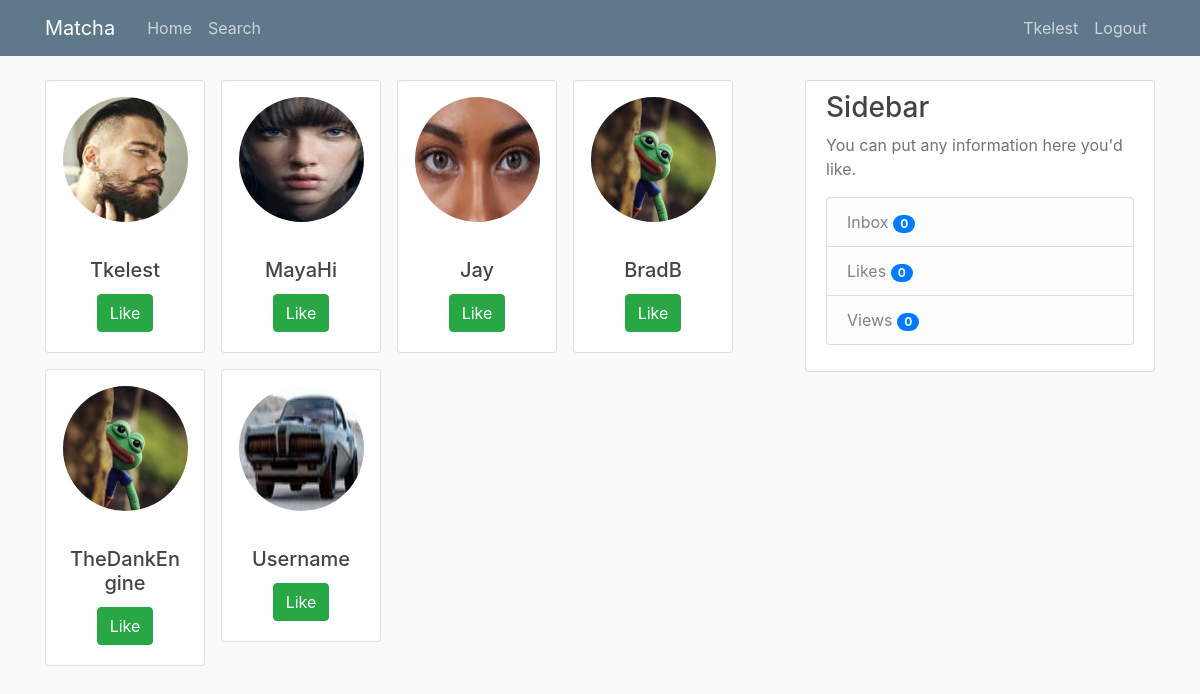
Page /home (signed in) on the committed database.
### tables this page shows
CREATE TABLE users (
            user_id INTEGER PRIMARY KEY AUTOINCREMENT,
            firstname TEXT NOT NULL,
            lastname TEXT NOT NULL,
            age INTEGER NOT NULL,
            birthdate TEXT NOT NULL,
            username TEXT NOT NULL,
            email TEXT NOT NULL,
            password TEXT NOT NULL,
            gender TEXT NOT NULL,
            sexual_pref TEXT NULL,
            biography TEXT NULL,
            famerating INTEGER DEFAULT 100,
            image_file_p TEXT DEFAULT "default.jpg",
            image_file_1 TEXT NULL,
            image_file_2 TEXT NULL,
            image_file_3 TEXT NULL,
            image_file_4 TEXT NULL,
            image_file_5 TEXT NULL,
            geo_track TEXT DEFAULT "1",
            location_city TEXT NULL,
            location_region TEXT NULL,
            lat_data INTEGER NULL,
            long_data INTEGER NULL,
            last_seen TEXT NULL
            );

### matcha/routes.py (the view)
@app.route('/')
@app.route('/home')
def home():
    conn = sql.connect('matcha\\users.db')
    cur = conn.cursor()
    cur.execute("SELECT * FROM users WHERE user_id")
    users = cur.fetchall()
    print (current_user.is_authenticated)
    conn.close()
    return render_template('home.html', users=users)

### matcha/classes.py (called while the page is built)
    def __repr__(self):
        return "User('{}', '{}', '{}', '{}', '{}', '{}', '{}', '{}', '{}', '{}', '{}', {}, {}, {}, {}, {}, {}, {}, {}, {}, {}, {}, {}, {})".format(
        self.user_id, self.firstname, self.lastname, self.age, self.birthdate,
        self.username, self.email, self.password, self.gender, self.sexual_pref,
        self.biography, self.famerating, self.image_file_p, self.image_file_1,
        self.image_file_2, self.image_file_3, self.image_file_4, self.image_file_5,
        self.geo_track, self.location_city, self.location_region, self.lat_data,
        self.long_data, self.last_seen)

### matcha/models.py (called while the page is built)
@login_manager.user_loader
def load_user(id):
    conn = sql.connect('matcha\\users.db')
    cur = conn.cursor()
    cur.execute("SELECT * from users where email = (?)", [id])
    userrow = cur.fetchone()
    user = User(userrow[0], userrow[1], userrow[2], userrow[3], userrow[4],
            userrow[5], userrow[6], userrow[7], userrow[8], userrow[9],
            userrow[10], userrow[11], userrow[12], userrow[13], userrow[14],
            userrow[15], userrow[16], userrow[17], userrow[18], userrow[19],
            userrow[20], userrow[21], userrow[22], userrow[23])
    return (user)

### matcha/templates/home.html
{% extends "layout.html" %}
{% block content %}
<div class="container">
    <div class="row">
    {% if current_user.is_authenticated %}
    {% for user in users %}
        <div class="mb-3 mr-3">
            <div class="card" style="width: 10rem;">
                <div class="text-center">
                    <a href="{{ url_for('user_profile', username=user[5]) }}" data-toggle="tooltip" data-placement="top" title="Inspect Profile"><img class="rounded-circle usercard-img" src="/static/profile_pics/{{ user[12] }}" ></a>
                </div>
                    <div class="card-body text-center">
                    <h5 class="card-title">{{ user[5] }}</h5>
                    <a href="{{ url_for('likes_func', user_id=user[0]) }}" role="button" class="btn btn-success">Like</a>
                </div>
            </div>
        </div>
    {% endfor %}
    {% else %}
    <h6>Please Register or Login</h6>
    {% endif %}
    </div>
</div>
{% endblock content %}

### matcha/templates/layout.html (shortened to what this page needs)
<!DOCTYPE html>
<html lang="en">
<head>
    <link rel="stylesheet" href="https://stackpath.bootstrapcdn.com/bootstrap/4.3.1/css/bootstrap.min.css">
    <link rel="stylesheet" type="text/css" href="{{ url_for('static', filename='main.css') }}">
    <link rel="stylesheet" href="https://cdnjs.cloudflare.com/ajax/libs/font-awesome/4.7.0/css/font-awesome.min.css">
</head>
<body>
    <header class="site-header">
        <nav class="navbar navbar-expand-md navbar-dark bg-steel fixed-top">
            <div class="container">
                <a class="navbar-brand mr-4" href="/">Matcha</a>
                <div class="collapse navbar-collapse" id="navbarToggle">
                    <div class="navbar-nav mr-auto">
                        {% if current_user.is_authenticated %}
                        <a class="nav-item nav-link" href="{{ url_for('home') }}">Home</a>
                        <a class="nav-item nav-link" href="{{ url_for('search') }}">Search</a>
                        {% else %}
                        <a class="nav-item nav-link" href="{{ url_for('home') }}">Home</a>
                        <a class="nav-item nav-link" href="{{ url_for('about') }}">About</a>
                        {% endif %}
                    </div>
                    <div class="navbar-nav">
                        {% if current_user.is_authenticated %}
                            <a class="nav-item nav-link" href="{{ url_for('account') }}">{{ current_user.username }}</a>
                            <a class="nav-item nav-link align-middle" href="{{ url_for('logout') }}">Logout</a>
                        {% else %}
                            <a class="nav-item nav-link" href="{{ url_for('register') }}">Register</a>
                            <a class="nav-item nav-link" href="{{ url_for('login') }}">Login</a>
                        {% endif %}
                    </div>
                </div>
            </div>
        </nav>
    </header>
    <main role="main" class="container">
        <div class="row">
            <div class="col-md-8">
                {% block content %}{% endblock %}
            </div>
            {% if current_user.is_authenticated %}
            <div class="col-md-4">
                <div class="content-section">
                    <h3>Sidebar</h3>
                    <p class='text-muted'>You can put any information here you'd like.
                    <ul class="list-group">
                        <a href="{{ url_for('inbox') }}" class="list-group-item list-group-item-light">Inbox
                            <span id="inbox_count" class="badge badge-pill badge-primary"></span>
                        </a>
                        <a href="{{ url_for('likes') }}" class="list-group-item list-group-item-light">Likes
                            {% set new_messages = current_user.age %}
                            <span id="likes_count" class="badge badge-pill badge-primary"></span>
                        </a>
                        <a href="{{ url_for('views') }}" class="list-group-item list-group-item-light">Views
                            <span id="views_count" class="badge badge-pill badge-primary"></span>
                        </a>
                    </ul>
                    </p>
                </div>
            </div>
            {% endif %}
        </div>
    </main>
</body>
</html>

### matcha/static/main.css (style rules this page uses)
body { background: #fafafa; color: #333333; margin-top: 5rem; }
h1, h2, h3, h4, h5, h6 { color: #444444; }
.bg-steel { background-color: #5f788a; }
.site-header .navbar-nav .nav-link { color: #cbd5db; }
.content-section { background: #ffffff; padding: 10px 20px; border: 1px solid #dddddd; border-radius: 3px; margin-bottom: 20px; }
.usercard-img { height: 125px; width: 125px; margin-top: 16px; margin-bottom: 16px; }

### rows in the picture
users: username "Tkelest", image_file_p (picture)
users: image_file_p (picture), username "MayaHi"
users: image_file_p (picture), username "Jay"
users: image_file_p (placeholder picture), username "BradB"
users: image_file_p (placeholder picture), username "TheDankEngine"
users: image_file_p (picture), username "Username"
